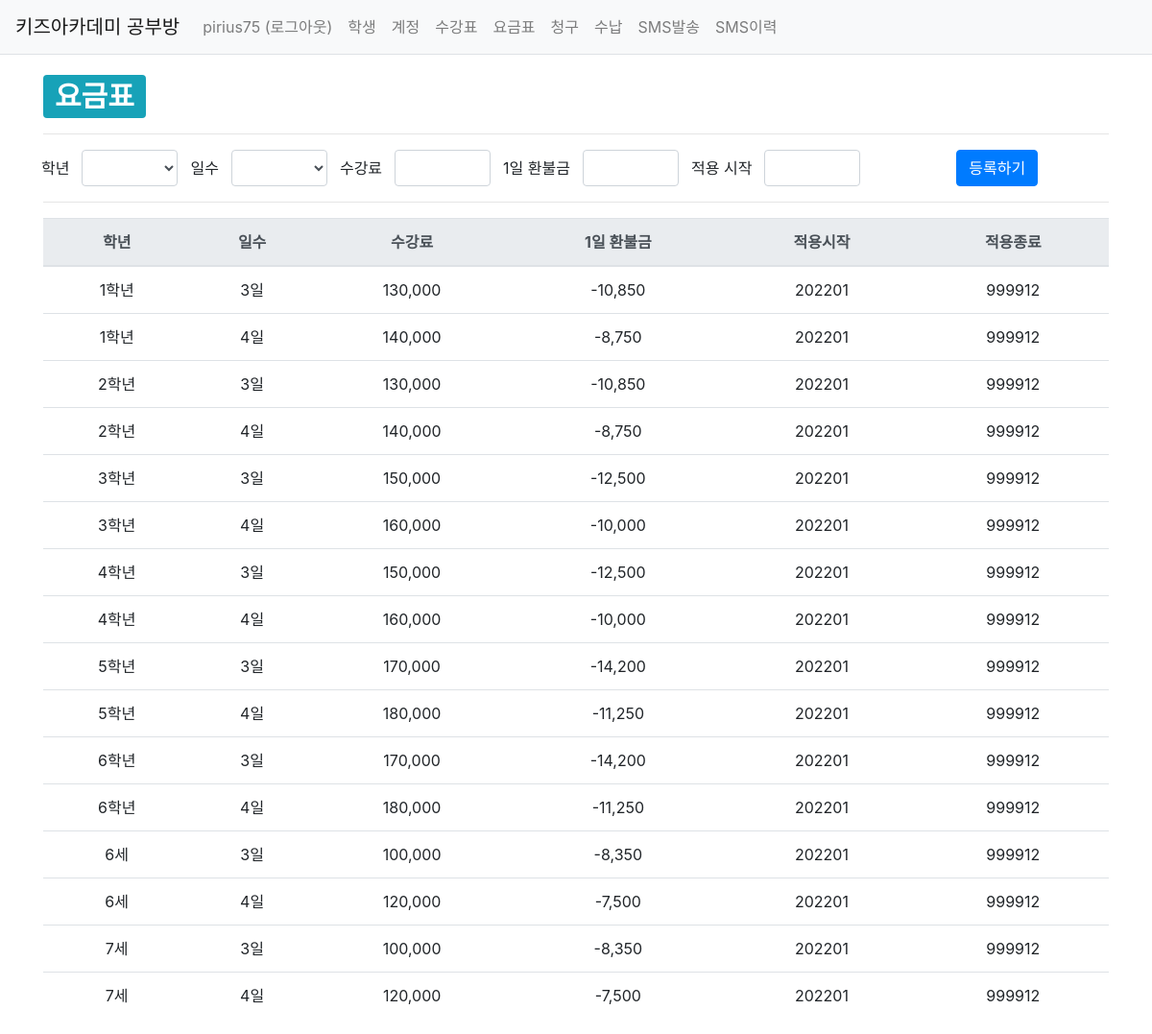
The page /studyroom/priceplan/ (signed in) on the database its author committed.
### studyroom/models.py (models this page shows, shortened)
class PricePlan(models.Model):
    Grade_choices = (
        ('Y6', '6세'),
        ('Y7', '7세'),
        ('E1', '1학년'),
        ('E2', '2학년'),
        ('E3', '3학년'),
        ('E4', '4학년'),
        ('E5', '5학년'),
        ('E6', '6학년'),
    )
    class SugangType(models.TextChoices):
        Day3 = 'D3'
        Day4 = 'D4'
    user = models.ForeignKey(User, on_delete=models.SET_NULL, null=True)
    grade = models.CharField(max_length=2, choices=Grade_choices)
    sugang_type = models.CharField(max_length=2, choices=SugangType.choices)
    price = models.IntegerField()
    refund = models.IntegerField()
    start_mt = models.CharField(max_length=6, default='yyyymm')
    end_mt = models.CharField(max_length=6, default='999912')
    create_date = models.DateTimeField()
    modify_date = models.DateTimeField(null=True, blank=True)

### studyroom/views/base_views.py (the view)
# urls.py: path('priceplan/',
@login_required(login_url='common:login')
def priceplan(request):
    pricepln_list = PricePlan.objects.order_by('grade', 'sugang_type')
    context = {'priceplan_list': pricepln_list}
    return render(request, 'studyroom/priceplan.html', context)

### templates/studyroom/priceplan.html (shortened to what this page needs)
{% extends 'base.html' %}
{% load studyroom_filter %}
{% load humanize %}
{% block content %}
<div class="container my-3">
    <div>
        <h1>
            <span class="badge badge-info">요금표</span>
        </h1>
    </div>
    <hr class="my-3">
    <form id="priceplanForm" method="post" action="{% url 'studyroom:priceplan_create' %}">
    <div class="row">
        <div class="col-xs-2">
            <button class="btn " type="button" >학년</button>
        </div>
        <div class="col-xs-2">
            <select name='grade' class="form-control grade" style="width:100px;">
                <option selected></option>
                <option value="Y6">6세</option>
            </select>
        </div>
        <div class="col-xs-2">
            <button class="btn " type="button" >일수</button>
        </div>
        <div class="col-xs-2">
            <select name='sugang_type' class="form-control sugang_type"  style="width:100px;">
                <option selected></option>
                <option value="d3">3일</option>
            </select>
        </div>
        <div class="col-xs-2">
            <button class="btn " type="button" >수강료</button>
        </div>
        <div class="col-xs-2">
            <input id="price" name="price" type="text" class="form-control price"  style="width:100px;">
        </div>
        <div class="col-xs-2">
            <button class="btn " type="button" >1일 환불금</button>
        </div>
        <div class="col-xs-2">
            <input id="refund" name="refund" type="text" class="form-control refund"  style="width:100px;">
        </div>
        <div class="col-xs-2">
            <button class="btn " type="button" >적용 시작</button>
        </div>
        <div class="col-xs-2">
            <input id="start_mt" name="start_mt" type="text" class="form-control start_mt"  style="width:100px;">
        </div>
        <div class="col-xs-2" style="width:100px"></div>
        <div class="col-xs-2">
            <button type="submit" class="btn btn-primary">등록하기</button>
        </div>
    </div>
    </form>
    <hr class="my-3">
    <table class="table">
        <thead>
        <tr class="text-center thead-light">
            <th>학년</th>
            <th>일수</th>
            <th>수강료</th>
            <th>1일 환불금</th>
            <th>적용시작</th>
            <th>적용종료</th>
        </tr>
        </thead>
        <tbody>
        {% if priceplan_list %}
        {% for priceplan in priceplan_list %}
        <tr class="text-center">
            <td>{{ priceplan.get_grade_display }}</td>
            <td>{{ priceplan.sugang_type|slice:"1:" }}일</td>
            <td>{{ priceplan.price|intcomma }}</td>
            <td>{{ priceplan.refund|intcomma}}</td>
            <td>{{ priceplan.start_mt }}</td>
            <td>{{ priceplan.end_mt }}</td>
        </tr>
        {% endfor %}
        {% else %}
        <tr>
            <td colspan="3">priceplan 발송내역이 없습니다.</td>
        </tr>
        {% endif %}
        </tbody>
    </table>
</div>
{% endblock %}

### templates/navbar.html (shortened to what this page needs)
<nav class="navbar navbar-expand-lg navbar-light bg-light border-bottom">
    <a class="navbar-brand" href="{% url 'studyroom:index' %}">키즈아카데미 공부방</a>
    <div class="collapse navbar-collapse flex-grow-0" id="navbarNav">
        <ul class="navbar-nav">
            <li class="nav-item ">
                {% if user.is_authenticated %}
                <a class="nav-link" href="{% url 'common:logout' %}">{{ user.username }} (로그아웃)</a>
                {% else %}
                <a class="nav-link" href="{% url 'common:login' %}">로그인</a>
                {% endif %}
            </li>
            <li class="nav-item ">
                <a class="nav-link" href="{% url 'studyroom:index' %}">학생</a>
            </li>
            <li class="nav-item ">
                <a class="nav-link" href="{% url 'studyroom:account_list' %}">계정</a>
            </li>
            <li class="nav-item ">
                <a class="nav-link" href="{% url 'studyroom:sugang_list' %}">수강표</a>
            </li>
            <li class="nav-item ">
                <a class="nav-link" href="{% url 'studyroom:priceplan' %}">요금표</a>
            </li>
            <li class="nav-item ">
                <a class="nav-link" href="{% url 'studyroom:bill_list' %}">청구</a>
            </li>
            <li class="nav-item ">
                <a class="nav-link" href="{% url 'studyroom:pay_list' %}">수납</a>
            </li>
            <li class="nav-item ">
                <a class="nav-link" href="{% url 'studyroom:sms_send' %}">SMS발송</a>
            </li>
            <li class="nav-item ">
                <a class="nav-link" href="{% url 'studyroom:sms_list' %}">SMS이력</a>
            </li>
        </ul>
    </div>
</nav>

### rows shown on the page
PricePlan: grade "1학년", sugang_type "3", price "130,000", refund "-10,850", start_mt "202201", end_mt "999912"
PricePlan: grade "1학년", sugang_type "4", price "140,000", refund "-8,750", start_mt "202201", end_mt "999912"
PricePlan: grade "2학년", sugang_type "3", price "130,000", refund "-10,850", start_mt "202201", end_mt "999912"
PricePlan: grade "2학년", sugang_type "4", price "140,000", refund "-8,750", start_mt "202201", end_mt "999912"
PricePlan: grade "3학년", sugang_type "3", price "150,000", refund "-12,500", start_mt "202201", end_mt "999912"
PricePlan: grade "3학년", sugang_type "4", price "160,000", refund "-10,000", start_mt "202201", end_mt "999912"
PricePlan: grade "4학년", sugang_type "3", price "150,000", refund "-12,500", start_mt "202201", end_mt "999912"
PricePlan: grade "4학년", sugang_type "4", price "160,000", refund "-10,000", start_mt "202201", end_mt "999912"
PricePlan: grade "5학년", sugang_type "3", price "170,000", refund "-14,200", start_mt "202201", end_mt "999912"
PricePlan: grade "5학년", sugang_type "4", price "180,000", refund "-11,250", start_mt "202201", end_mt "999912"
PricePlan: grade "6학년", sugang_type "3", price "170,000", refund "-14,200", start_mt "202201", end_mt "999912"
PricePlan: grade "6학년", sugang_type "4", price "180,000", refund "-11,250", start_mt "202201", end_mt "999912"
PricePlan: grade "6세", sugang_type "3", price "100,000", refund "-8,350", start_mt "202201", end_mt "999912"
PricePlan: grade "6세", sugang_type "4", price "120,000", refund "-7,500", start_mt "202201", end_mt "999912"
PricePlan: grade "7세", sugang_type "3", price "100,000", refund "-8,350", start_mt "202201", end_mt "999912"
PricePlan: grade "7세", sugang_type "4", price "120,000", refund "-7,500", start_mt "202201", end_mt "999912"

### other values the page prints
{{ user.username }} "pirius75"
